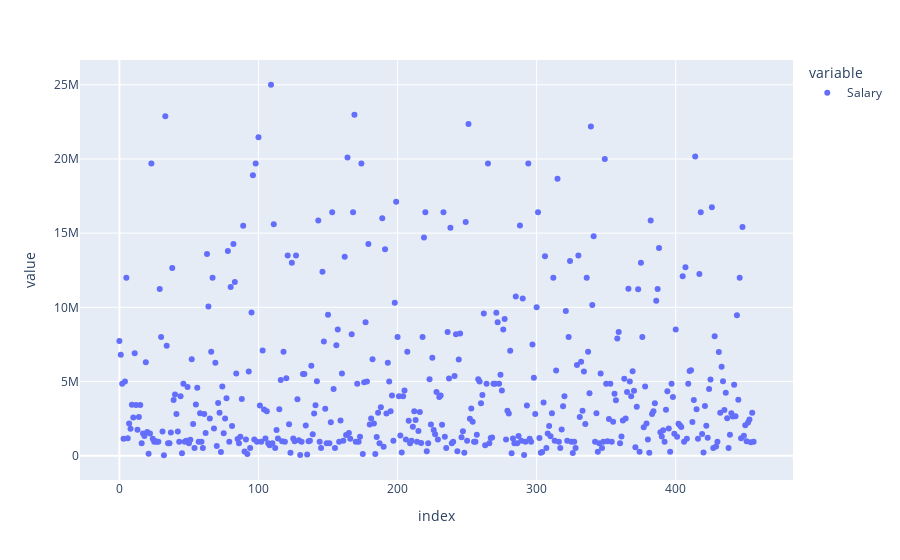

Write notebook code for a chart like this one.
### Markdown cell above
Making visualizations of important columns to see the data

### Code cell
px.scatter(df.Salary)

### Figure 1 — Plotly figure (JSON) as saved in the notebook; plotly's stock layout.template omitted (floating-point values rounded to 4 significant figures; data arrays with more than 128 entries replaced by an {"elided": "..."} marker saying what was removed)
{"data": [{"hovertemplate": "variable=Salary<br>index=%{x}<br>value=%{y}<extra></extra>", "legendgroup": "Salary", "marker": {"color": "#636efa", "symbol": "circle"}, "mode": "markers", "name": "Salary", "orientation": "v", "showlegend": true, "type": "scatter", "x": {"elided": "457 int values"}, "xaxis": "x", "y": {"elided": "457 float values"}, "yaxis": "y"}], "layout": {"legend": {"title": {"text": "variable"}, "tracegroupgap": 0}, "margin": {"t": 60}, "xaxis": {"anchor": "y", "domain": [0, 1], "title": {"text": "index"}}, "yaxis": {"anchor": "x", "domain": [0, 1], "title": {"text": "value"}}}}
